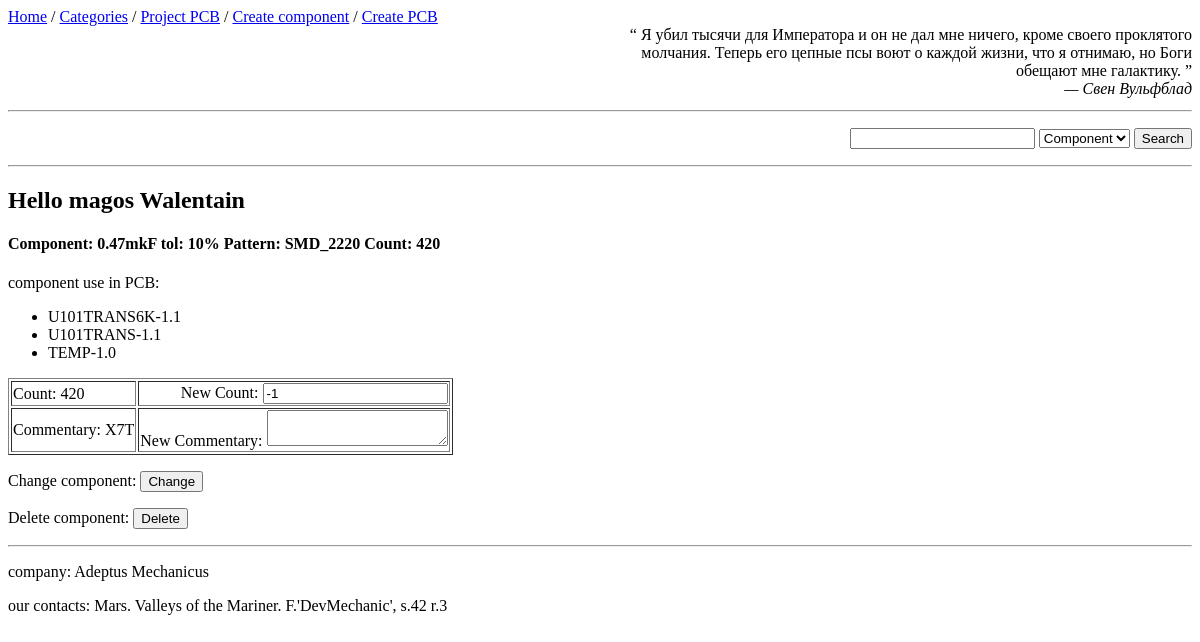
Screenshot of /change/6 with the database file from the repository.
### app_comp/models.py (models this page shows, shortened)
class Component(db.Model):
    __tablename__ = 'components'
    id = db.Column(db.Integer, primary_key=True)
    value = db.Column(db.String(128), index=True, nullable=False)
    tolerance = db.Column(db.Float, default=None)   # %
    voltage = db.Column(db.Integer, default=None)  # V
    power = db.Column(db.Float, default=None)   # W
    count = db.Column(db.Integer, default=0)
    comment = db.Column(db.Text)
    category_name = db.Column(db.String(128), db.ForeignKey("categories.name"))
    pattern_name = db.Column(db.String(128), db.ForeignKey("patterns.name"))
    pcboards = db.relationship("AssociatedCompPcb",
                               back_populates='component')
    def __str__(self):
        return f'Component: {self.value} tol: {self.tolerance}%\nPattern: {self.pattern_name}\nCount: {self.count}'

class AssociatedCompPcb(db.Model):
    __tablename__ = 'component_pcb'
    pcb_id = db.Column(db.Integer, db.ForeignKey('PCB.id'), primary_key=True)
    comp_id = db.Column(db.Integer, db.ForeignKey('components.id'), primary_key=True)
    comp_count = db.Column(db.Integer)
    component = db.relationship('Component', back_populates='pcboards')
    pcb = db.relationship('PCBoard', back_populates='components')

class PCBoard(db.Model):
    __tablename__ = 'PCB'
    id = db.Column(db.Integer, primary_key=True)
    name = db.Column(db.String(128), nullable=False)
    version = db.Column(db.Float, default=0.0)
    count_boards = db.Column(db.Integer, default=1)
    comment = db.Column(db.Text)
    components = db.relationship("AssociatedCompPcb",
                                 back_populates='pcb',
                                 cascade='all, delete')

### app_comp/views.py (the view, shortened to what this page needs)
@app.route('/change/<string:id_component>', methods=['get', 'post'])
def change_component(id_component: object):
    compt = crud.read_element_on_id(Component, id_component)
    form_ch = ChangeComponentForm()
    return render_template("change/component.html",
                           title='change component',
                           component=compt,
                           form=form_ch)

### app_comp/forms.py
class SearchForm(FlaskForm):
    value = StringField("Serach value:", validators=[DataRequired()])
    type_search = SelectField("type", choices=['Component', 'PCBoard', 'Pattern'],
                              validators=[DataRequired()],
                              default='Component')
    search = SubmitField('Search')

class ChangeComponentForm(FlaskForm):
    count = IntegerField("New Count:", default=-1)
    comment = TextAreaField("New Commentary:", default=None)
    submit_change = SubmitField('Change')
    submit_delete = SubmitField('Delete')

### app_comp/tools/database_tools.py (called while the page is built)
    def read_element_on_id(self, table, id_elem):
        return self.db.session.query(table).get(id_elem)

### app_comp/tools/quotes.py (called while the page is built)
def get_json_data(path_):
    with open(path_, 'r') as json_object:
        json_data = json.load(json_object)
    return json_data

def random_quote(path=path_to_json):
    quotes = get_json_data(path)
    return random.choice(quotes)

### app_comp/views.py (called while the page is built)
@app.before_request
def base():
    g.form_search = SearchForm()
    temp_bd['quote'] = random_quote()
    temp_bd['user'] = 'magos Walentain'
    g.bd = temp_bd

### app_comp/templates/change/component.html (shortened to what this page needs)
{% extends 'base.html' %}
{% block content %}
{% if component %}
    <h4>{{component.__str__()}}</h4>
<div>
    <p>component use in PCB: </p>
    <ul>
    {% for p in component.pcboards %}
        <li>{{p.pcb.name}}-{{p.pcb.version}}</li>
    {%endfor%}
    </ul>
</div>
<form name={{title}} action ="" method="POST">
<table border="1px" >
    <tr>
        <td>Count: {{component.count}}</td>
        <td align="right">{{form.count.label}} {{form.count}}</td>
    </tr>
    <tr>
        <td>Commentary: {{ component.comment }}</td>
        <td align="right">{{ form.comment.label }} {{ form.comment }}</td>
    </tr>
</table>
    <p>Change component: {{ form.submit_change }}</p>
    <p>Delete component: {{ form.submit_delete }}</p>
</form>
{%else%}
<p>That`s component not exist </p>
    <figure class="centred" >
        <img width="50%" src="../static/images/omnissiah.jpg" alt="Omnissiah">
        <figcaption>Ommnissiah with Me!</figcaption>
    </figure>
{%endif%}
{% endblock %}

### rows the page displays
Component: __str__ "Component: 0.47mkF tol: 10% Pattern: SMD_2220 Count: 420", count "420", comment "X7T"
AssociatedCompPcb: pcb.name "U101TRANS6K", pcb.version "1.1"
AssociatedCompPcb: pcb.name "U101TRANS", pcb.version "1.1"
AssociatedCompPcb: pcb.name "TEMP", pcb.version "1.0"

### other values shown
{{ g.bd.quote[0] }} "Я убил тысячи для Императора и он не дал мне ничего, кроме своего проклятого молчания. Теперь его цепные псы воют о каждой жизни, что я отнимаю, но Боги обещают мне галактику."
{{ g.bd.quote[1] }} "— Свен Вульфблад"
{{ g.bd.user }} "magos Walentain"
{{ g.bd.company }} "Adeptus Mechanicus"
{{ g.bd.contacts }} "Mars. Valleys of the Mariner. F.'DevMechanic', s.42 r.3"
